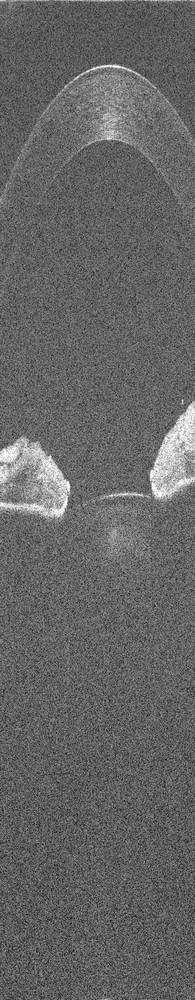
%> input picture OCTSegment Auto/sample_imgs/corneaImg.tiff, 195 x 1000 px, shrunk from 400 x 2048 before the run
$ octave --eval "result = generateImgPrototype;"   (GNU Octave 9; MATLAB toolbox functions it lacks are replaced by stand-ins)
%> lines starting %> are read from the running program, lines starting %| are printed output that depends on the picture
### OCTSegment Auto/helper_fcns/generateGenericImg.m
function imgOut = generateGenericImg(imgType)
%> called with imgType = 1

imgOut = [];

if ischar(imgType)
    imgType = lower(imgType);
end

switch imgType
    case {1,'cornea'}
        fname = 'corneaImg.tiff';
        fStr = 'Cornea';
    case {2,'lens'}
        fname = 'lensImg.tiff';
        fStr = 'Lens';
    case {3, 'retina'}
        fname = 'retinaImg.tiff';
        fStr = 'Retina';
end

[mFilePath, ~, ~]= fileparts(mfilename('fullpath'));

if isempty(mFilePath)
   mFilePath = strtok((cd),'\');
end

imgDir = fullfile(mFilePath, 'SegInit');

dirFlag = ~isdir(imgDir);

if dirFlag
    fileFlag = true;
else
    fileFlag = ~exist(fullfile(imgDir, fname),'file');
end


if fileFlag
    uiwait(msgbox(sprintf(['A sample %s Image was not found. ',...
        'Please select an image that will serve as a prototype for all %s Images'], fStr, fStr),...
        'Select Prototype Image','help','modal'));

    %create it and store it
    [fnameLoaded, pnameLoaded] = uigetfile('*.tiff', 'Select Sample Image','MultiSelect','off');
%> the answer given: ../sample_imgs/corneaImg.tiff

    if ~fnameLoaded
        return
    end

    imgLoaded = imread(fullfile(pnameLoaded, fnameLoaded));
%> imgLoaded is the input picture: size 1000x195 uint8; min 9, max 255, mean 101.3
    hFig = figure; imagesc(imgLoaded); colormap gray
    title(sprintf('Prototype for %s Image', fStr));

    uInput = questdlg('Is this the prototype you would like to use for segmentation?',...
        'Accept Prototype?','Yes','No','Yes');
%> the answer given: Yes

    if ishandle(hFig)
        delete(hFig);
    end

    if ~strcmpi(uInput, 'yes')
        return
    end

    if dirFlag
        mkdir(imgDir)
    end

    [status, msg] = copyfile(fullfile(pnameLoaded, fnameLoaded), fullfile(imgDir, fname));

    if ~status
        errordlg(sprintf('Problem copying file to the new folder:\n %s', msg),...
            'Write Error','modal');
        return
    end

    imgOut = imgLoaded;

else
    %just load it
    imgOut = imread(fullfile(imgDir, fname));
end


### OCTSegment Auto/helper_fcns/generateImgPrototype.m
function prototype = generateImgPrototype()
%generates a "protoype" of each image type: cornea, lens, retina
%OUTPUT
    %prototype = 3x1 struct with the following fields
        %img, imgFD, histogram
        %prototype(1,2,3) --> [cornea info, lens info, retina info]


cImg = generateGenericImg(1);
lImg = generateGenericImg(2);
%> call 2 of generateGenericImg, with imgType = 2
%> the answer given: ../sample_imgs/lensImg.tiff
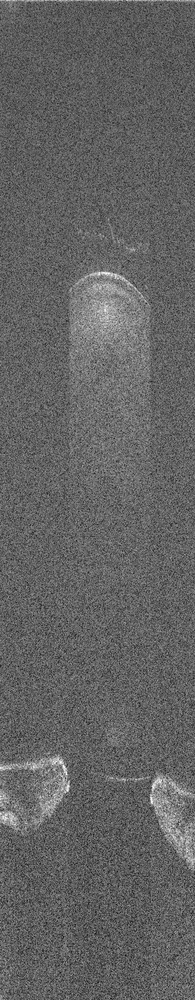
%> input picture OCTSegment Auto/sample_imgs/lensImg.tiff, 195 x 1000 px, shrunk from 400 x 2048 before the run
%> in generateGenericImg, imgLoaded is the input picture: size 1000x195 uint8; min 10, max 255, mean 99
%> the answer given: Yes
rImg = generateGenericImg(3);
%> call 3 of generateGenericImg, with imgType = 3
%> the answer given: ../sample_imgs/retinaImg.tiff
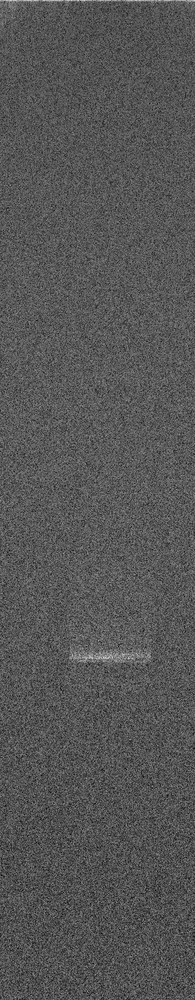
%> input picture OCTSegment Auto/sample_imgs/retinaImg.tiff, 195 x 1000 px, shrunk from 400 x 2048 before the run
%> in generateGenericImg, imgLoaded is the input picture: size 1000x195 uint8; min 7, max 213, mean 85.8
%> the answer given: Yes

prototype(1).img = cImg;
prototype(2).img = lImg;
prototype(3).img = rImg;
%imgType: 1-cornea, 2-lens, 3-retina

cImgFD = (abs(fftshift(fft2(cImg))));
lImgFD = (abs(fftshift(fft2(lImg))));
rImgFD = (abs(fftshift(fft2(rImg))));

prototype(1).imgFD = cImgFD;
prototype(2).imgFD = lImgFD;
prototype(3).imgFD = rImgFD;


%%
%Get each histogram
for j = 1:numel(prototype)
    jImg = prototype(j).img;
    if isempty(jImg)
        continue
    end
    prototype(j).histogram = imhist(jImg);
end
